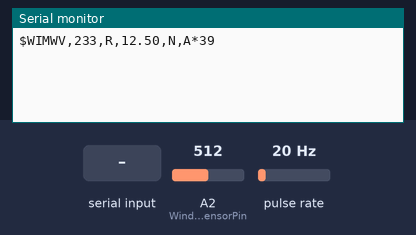
The sketch below on a simulated Arduino Mega 2560, built with avr-gcc and run on an emulated ATmega2560. Parts: the last lines printed to the serial monitor. Wiring (inferred from the names in the program): pulse sensor: data pin 2. The test bench sets the inputs (shaded band); at power-on: pulse rate 20 Hz, A2 (WindDirectionSensorPin) = 512.

Above: at 1.2 s.
1.3 s: pulse rate (sensor on pin 2) set to 4 Hz
At 3.8 s:
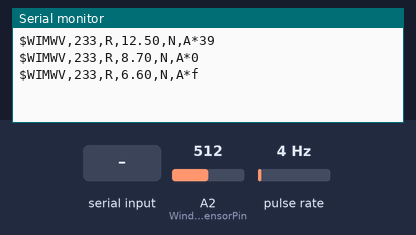
5.5 s: A2 (WindDirectionSensorPin) set to 716
At 6.8 s:
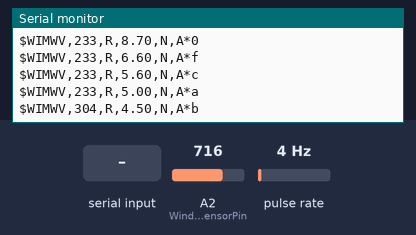
9.5 s: "1\n" received over the second serial link
At 9.81 s:
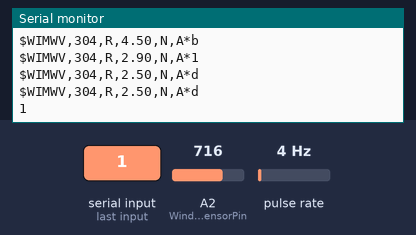
11.0 s: pulse rate (sensor on pin 2) set to 196 Hz
At 11.8 s:
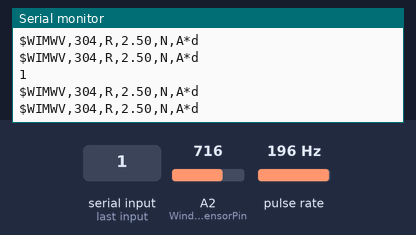
15.2 s: "0\n" received over the second serial link
At 15.8 s:
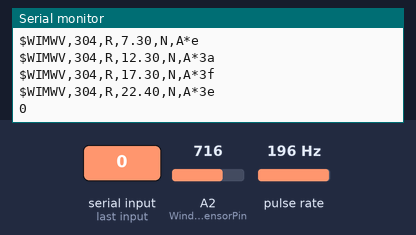
16.7 s: A2 (WindDirectionSensorPin) set to 900
At 17.8 s:
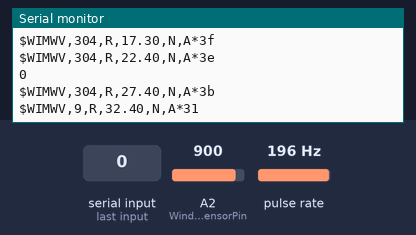
Timing chart, 0 to 19.2 s (numbered marks = the images above; inputs shaded):
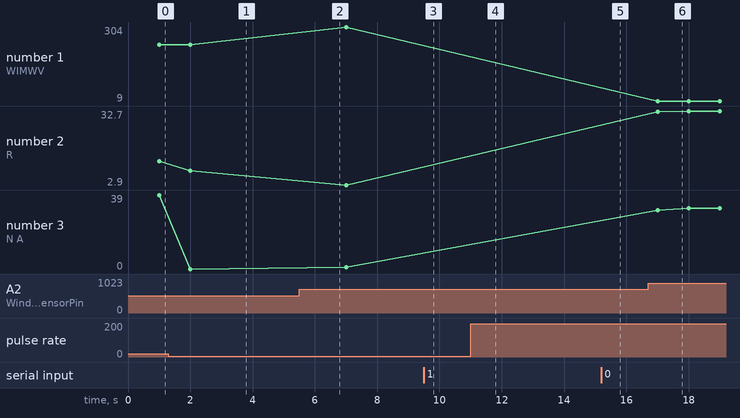

Measured:
- after the input at 1.3 s, the serial monitor: prints a new line after 0.70 s (image 1)
- after the input at 5.5 s, the serial monitor: prints a new line after 0.50 s (image 2)
- after the input at 9.5 s, the serial monitor: prints a new line at once (image 3)
- after the input at 15.2 s, the serial monitor: prints a new line at once (image 5)
- after the input at 16.7 s, the serial monitor: prints a new line after 0.30 s (image 6)
- plotted number 1: 233 → 304 after the input at 5.5 s, 304 → 9 after the input at 16.7 s
- plotted number 2: 12.5 → 8.7 after the input at 1.3 s
- plotted number 3: 39 → 0 after the input at 1.3 s, 0 → 1 after the input at 5.5 s, 1 → 32 after the input at 16.7 s

The sketch:

centrale-navigation.ino
```cpp
#include <math.h>
#include <Thread.h>;
#include <AltSoftSerial.h>

#define WindSpeedSensorPin 2 // The pin location of the anemometer sensor
#define WindDirectionSensorPin A2 // The pin location of the anemometer sensor

//wind direction

int VaneValue;// raw analog value from wind vane
int Direction;// translated 0 - 360 direction,
int CalDirection;// converted value with offset applied
int LastValue;
char nmeawinddirection[100];
byte checksum=0;
byte start_with = 0;
byte end_with = 0;
const int Offset = 53;
float WindDirectionAvrg; // speeed average


// Wind speed declaration

volatile unsigned long pulses; // cup rotation counter used in interrupt routine
unsigned long Rotations; // cup rotation counter used in interrupt routine
volatile unsigned long ContactBounceTime; // Timer to avoid contact bounce in interrupt routine

float WindSpeed; // speed miles per hour
float WindSpeedAvrg; // speeed average
float WindSpeedMax;
float FX;
int maxSpeedShow = 0;

// Précédente valeur de millis()
unsigned long previousMillis = 0;

// Interval d'affichage du vent en ms
const unsigned long WIND_INTERVAL = 1000;

//Serial reception
AltSoftSerial Nmea2;

char c1, c2, c3, c4;
String Buffer1, Buffer2, Buffer3, Buffer4;
const unsigned int MaxNmeaSentenceLength = 82;

void setup() {
  Serial.begin(38400);
  Serial1.begin(4800); // NMEA 1 (la plus rapide) => GPS MLR
  Serial2.begin(9600); // GPS
  Serial3.begin(38400); // AIS
  Nmea2.begin(4800); // Sondeur

  pinMode(WindSpeedSensorPin, INPUT_PULLUP);
  attachInterrupt(digitalPinToInterrupt(WindSpeedSensorPin), rotation, FALLING);
  //Serial.println("Rotations\tMPH");
}

void loop() {

   // Récupére la valeur actuelle de millis()
  unsigned long currentMillis = millis();

  // Interval d'affichage du vent
  if(currentMillis - previousMillis >= WIND_INTERVAL) {

    // Garde en mémoire la valeur actuelle de millis()
    previousMillis = currentMillis;


    // Rotations = 0; // Set Rotations count to 0 ready for calculations


    // convert to mp/h using the formula V=P(2.25/T)
    // V = P(2.25/3) = P * 0.75
    Rotations = (float) pulses / 2; // 2 pulses per rotation

    //Rotations = Rotations/2; // toutes les 500ms
    FX = 0.4;


    WindSpeed = Rotations/0.795;// m/S
    //WindSpeed = round(WindSpeed*10)/10;

    if(WindSpeed > WindSpeedMax) {
    WindSpeedMax = WindSpeed;
    }

    //WindSpeed = (WindSpeed*3600)/1852; // mile / h = nds
    //Serial.print(Rotations); Serial.print(" Tr/s \t");

    WindSpeedAvrg = runningAverage(WindSpeed*10);
    WindSpeedAvrg = WindSpeedAvrg/10;


    // wind direction
     VaneValue = analogRead(WindDirectionSensorPin);
    Direction = map(VaneValue, 0, 1023, 0, 360);
    CalDirection = Direction + Offset;

    if(CalDirection > 360)
    CalDirection = CalDirection - 360;

    if(CalDirection < 0)
    CalDirection = CalDirection + 360;

    // Only update the display if change greater than 2 degrees.
    //if(abs(CalDirection - LastValue) > 5)
    //{
    // Serial.println(WindSpeedAvrg);

    String sentence;
    sentence = F("WIMWV,");
    sentence += (String) CalDirection;
    sentence += F(",R,");
    sentence += (String) WindSpeedAvrg;
    sentence += F(",N,A");

uint8_t payload[sentence.length()];
sentence.getBytes(payload, sentence.length()+1);


    //char tempSentenceChar = sentence;

    int checksum = 0;
    for (byte x = 0; x<sentence.length(); x++){ // XOR chars between '$' and '*'
      checksum = checksum ^ payload[x];
    }


    String finalSentence;
    finalSentence = F("$");
    finalSentence += sentence;
    finalSentence += F("*");
    finalSentence += String(checksum, HEX);

    // sprintf(nmeaWindSentence, "$WIMWV,%d,R,%d,N,A", CalDirection, (int)(WindSpeedAvrg*100)%100);
     //Serial.print("$WIMWV,");
     //Serial.print(CalDirection);
     //Serial.print(",R,");
     //Serial.print(WindSpeedAvrg);
     //Serial.print(",N,A,,\n");
     Serial.println(finalSentence);


  pulses = 0;

  }

  // --------
  // SERIAL et NMEA Multiplexer

  // Serial 1
  if (Serial1.available()) {
    c1 = Serial1.read();

    if (Buffer1.length() < MaxNmeaSentenceLength) {
      Buffer1 += c1;
    }

    if (c1 == '\n') {
      Serial.print(Buffer1);
      Buffer1 = "";
    }
  }

  // Serial 2
  if (Serial2.available()) {
    c2 = Serial2.read();

    if (Buffer2.length() < MaxNmeaSentenceLength) {
      Buffer2 += c2;
    }

    if (c2 == '\n') {
      Serial.print(Buffer2);
      Buffer2 = "";
    }
  }

  // Serial 3
  if (Serial3.available()) {
    c3 = Serial3.read();

    if (Buffer3.length() < MaxNmeaSentenceLength) {
      Buffer3 += c3;
    }

    if (c3 == '\n') {
      Serial.print(Buffer3);
      Buffer3 = "";
    }
  }

  // SoftSerial
  if (Nmea2.available()) {
    c4 = Nmea2.read();

    if (Buffer1.length() < MaxNmeaSentenceLength) {
      Buffer4 += c4;
    }

    if (c4 == '\n') {
      Serial.print(Buffer4);
      Buffer4 = "";
    }
  }

}
void printDouble( double val, unsigned int precision){
// prints val with number of decimal places determine by precision
// NOTE: precision is 1 followed by the number of zeros for the desired number of decimial places
// example: printDouble( 3.1415, 100); // prints 3.14 (two decimal places)

   Serial.print (int(val));  //prints the int part
   Serial.print("."); // print the decimal point
   unsigned int frac;
   if(val >= 0)
       frac = (val - int(val)) * precision;
   else
       frac = (int(val)- val ) * precision;
   Serial.print(frac,DEC) ;
}
// This is the function that the interrupt calls to increment the rotation count
void rotation () {
  if ((millis() - ContactBounceTime) > 15 ) { // debounce the switch contact.
    pulses++;
    ContactBounceTime = millis();
  }
}


long runningAverage(int M) {
  #define LM_SIZE 6
  static int LM[LM_SIZE];      // LastMeasurements
  static byte index = 0;
  static long sum = 0;
  static byte count = 0;

  // keep sum updated to improve speed.
  sum -= LM[index];
  LM[index] = M;
  sum += LM[index];
  index++;
  index = index % LM_SIZE;
  if (count < LM_SIZE) count++;

  return sum / count;
}

uint8_t getChecksum(char *string)
{
  int XOR = 0;
  for (int i = 0; i < strlen(string); i++)
  {
    XOR = XOR ^ string[i];
  }
  return XOR;
}
```
